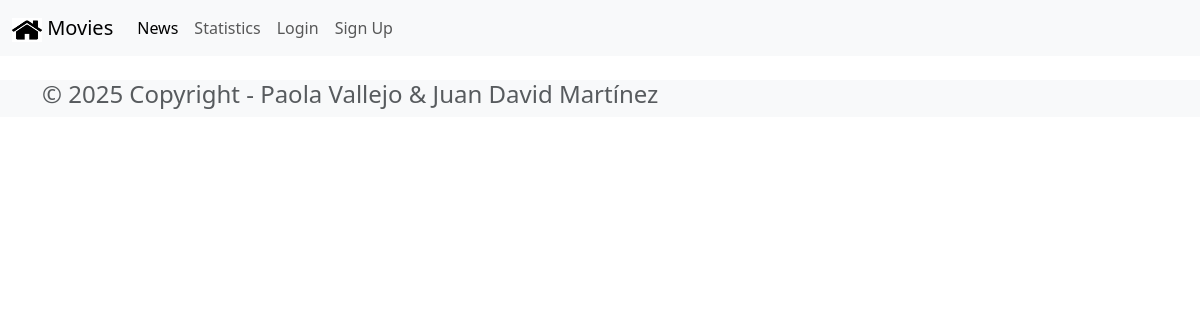
Before: /news/ with the older database file.
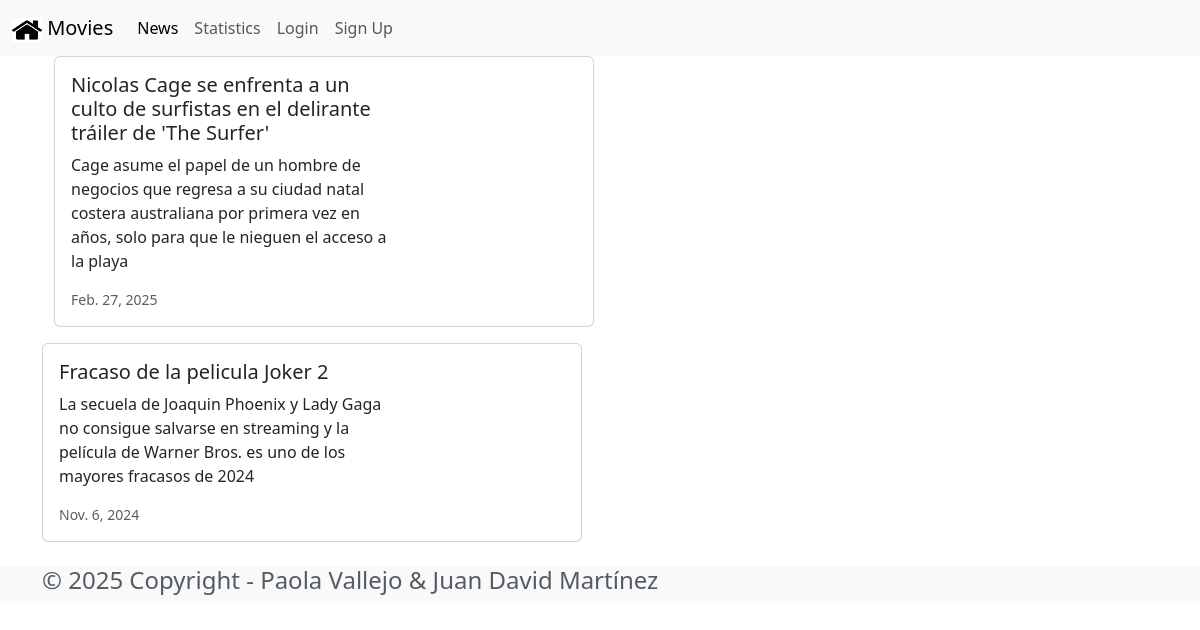
After: the same page with the newer database file.
### news/models.py (models this page shows, shortened)
class News(models.Model):
    headline = models.CharField(max_length=200)
    body = models.TextField()
    date = models.DateField()

### news/views.py (the view)
# urls.py: path('news/', include('news.urls')),
def news(request):
    newss = News.objects.all().order_by('-date')
    return render(request, 'news.html', {'newss':newss})

### news/templates/news.html
{% extends 'base.html' %}
{% block content %}
<div class="container">
    {% for news in newss %}
    <div class="card mb-3" style="max-width: 540px;">
        <div class="col-md-8">
            <div class="card-body">
            <h5 class="card-title">{{ news.headline }} </h5>
            <p class="card-text">{{news.body }}</p>
            <p class="card-text"><small class="text-body-secondary">{{ news.date }}</small></p>
            </div>
        </div>
        </div>
    </div>
    {% endfor %}
</div>
{% endblock content %}

### moviereviews/templates/base.html (shortened to what this page needs)
<head>
    <link href="https://cdn.jsdelivr.net/npm/bootstrap@5.3.3/dist/css/bootstrap.min.css" rel="stylesheet">
</head>
<nav class="navbar navbar-expand-lg bg-body-tertiary">
    <div class="container-fluid">
      <a class="navbar-brand" href="{% url 'home' %}">
        {% load static %}
        <img src= "{% static 'images/home.png' %}" alt ="" width="30" height="24"
            class = "d-inline-block allign-text-top" />
        Movies
      </a>
      <div class="collapse navbar-collapse" id="navbarSupportedContent">
        <ul class="navbar-nav me-auto mb-2 mb-lg-0">
          <li class="nav-item">
            <a class="nav-link active" aria-current="page" href="{% url 'news' %}">News</a>
          </li>
          <li class="nav-item">
            <a class="nav-link" href="{% url 'statistics' %}">Statistics</a>
          </li>
          <li class="nav-item">
            <a class="nav-link" href="#">Login</a>
          </li>
          <li class="nav-item">
            <a class="nav-link" href="#">Sign Up</a>
          </li>
        </ul>
      </div>
    </div>
  </nav>
<div class = "container">
    {% block content %}
    {% endblock content %}
</div>
<footer class ="text-center text-lg-start bg-light text-muted mt-4">
    <div class = "container">
        <div class = "row">
            <h4>© 2025 Copyright - Paola Vallejo & Juan David Martínez</h4>
        </div>
    </div>
</footer>

Changed rows visible on the page:
added News: headline "Nicolas Cage se enfrenta a un culto de surfistas en el delirante tráiler de 'The Surfer'", body "Cage asume el papel de un hombre de negocios que regresa a su ciudad natal costera australiana por primera vez en años, solo para que le nieguen el acceso a la playa", date "Feb. 27, 2025"
added News: headline "Fracaso de la pelicula Joker 2", body "La secuela de Joaquin Phoenix y Lady Gaga no consigue salvarse en streaming y la película de Warner Bros. es uno de los mayores fracasos de 2024", date "Nov. 6, 2024"
